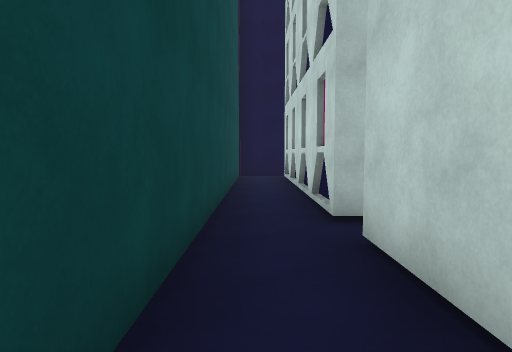
View 1 (above)

24 first-person views from a walk through a 3-D level made in the Unity game engine. The camera is 1.5 m above the floor, tilts 4° down and sees 75° across. The floor is counted in squares, 1.8 m on a side. Each view is taken from the middle of a square. On the plan, view 1 faces up. The plan holds only what a view shows up to about 11 squares ahead; the rest is blank. The place goes on beyond the plan. The player character is not drawn.

View 2
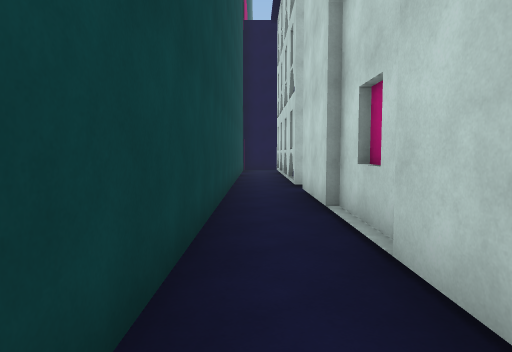

View 3
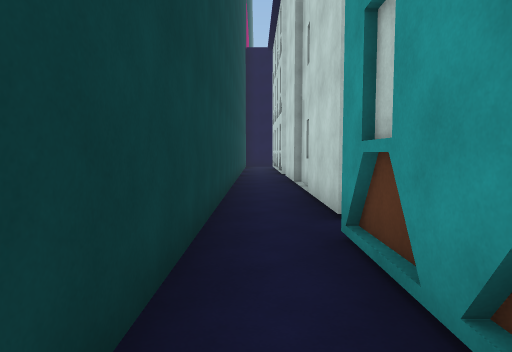

View 4
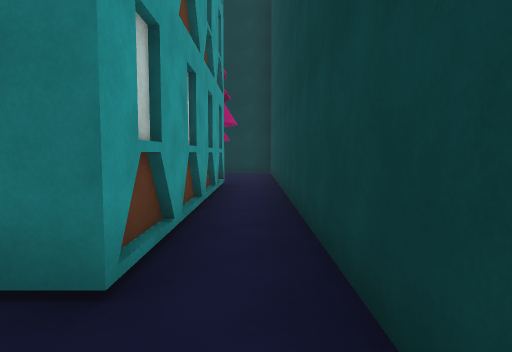

View 5
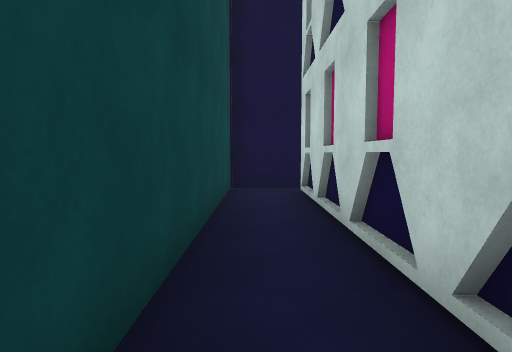

View 6
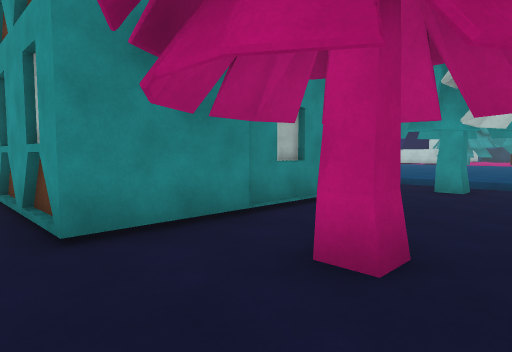

View 7
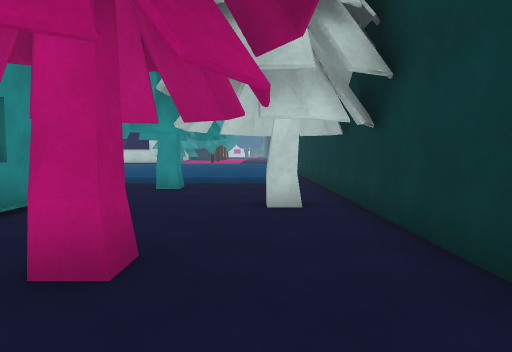

View 8
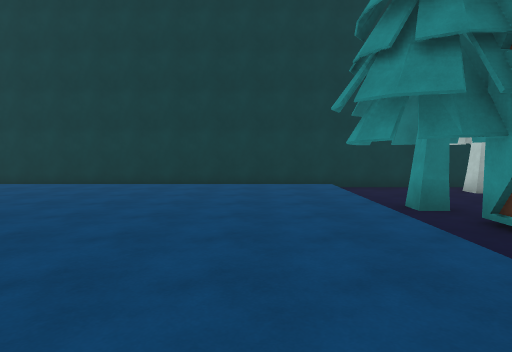

View 9
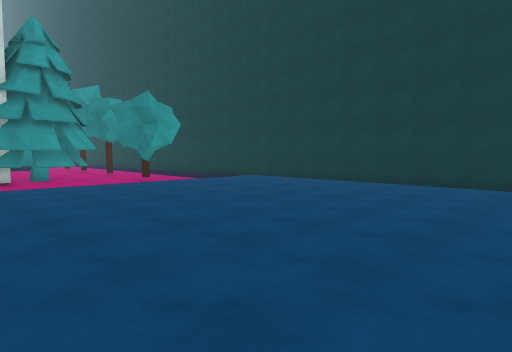

View 10
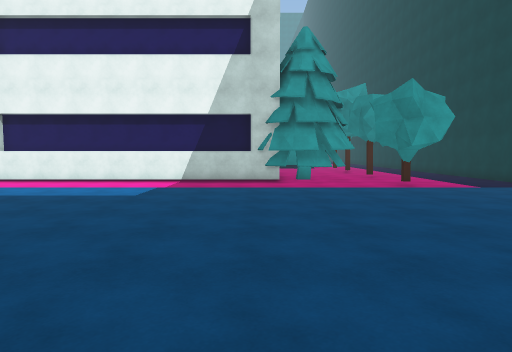

View 11
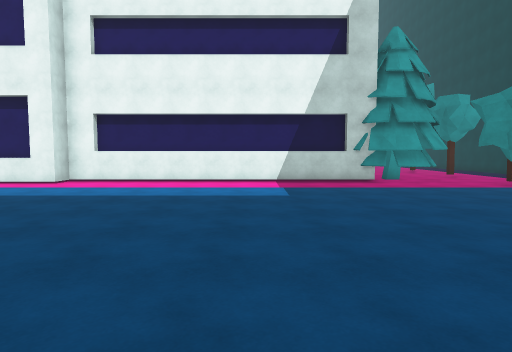

View 12
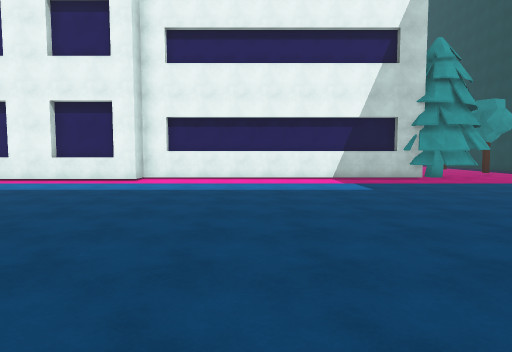

View 13
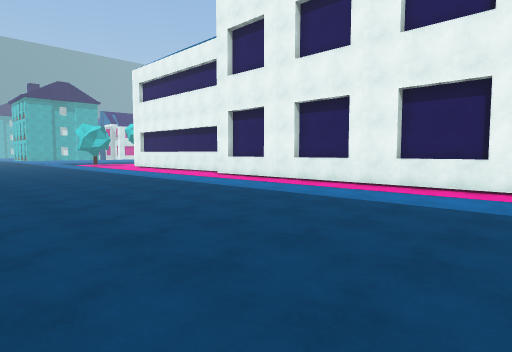

View 14
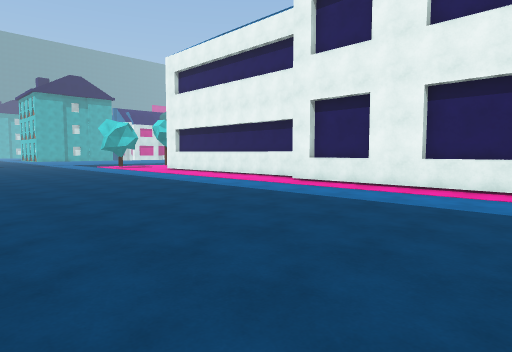

View 15
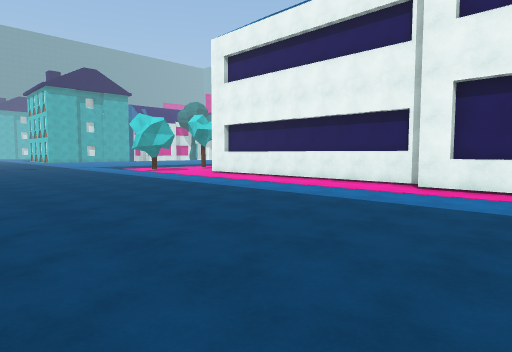

View 16
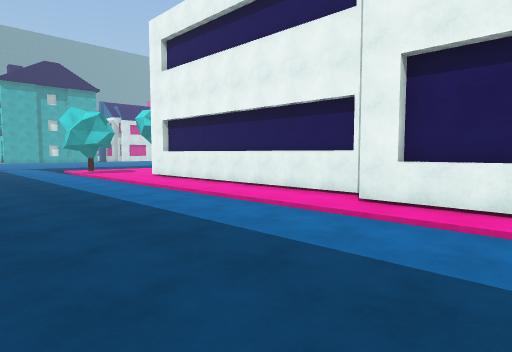

View 17
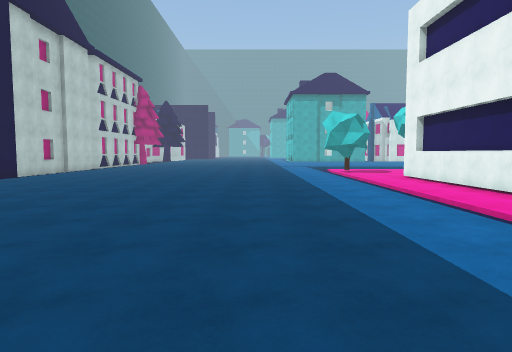

View 18
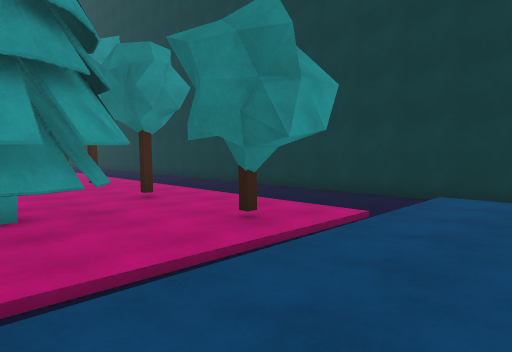

View 19
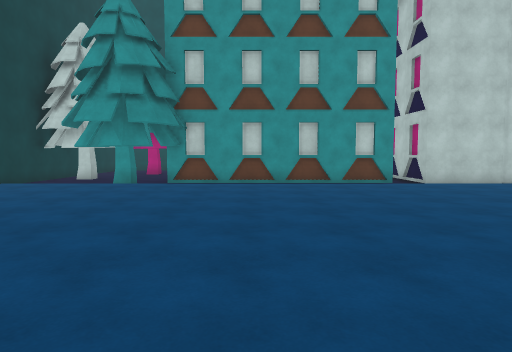

View 20
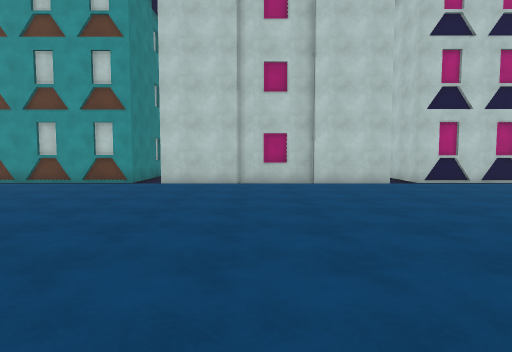

View 21
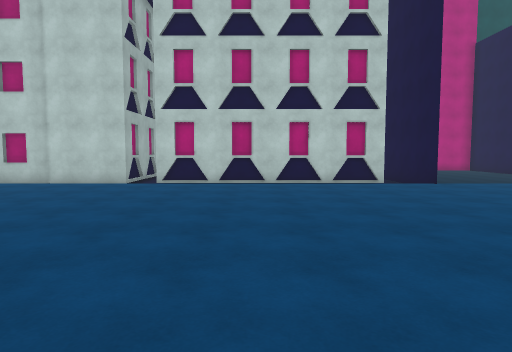

View 22
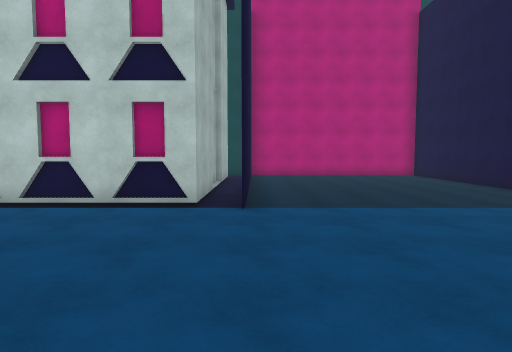

View 23
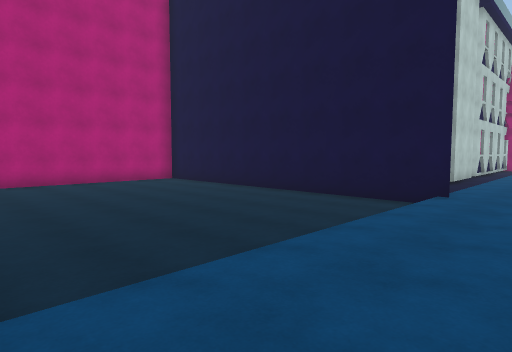

View 24
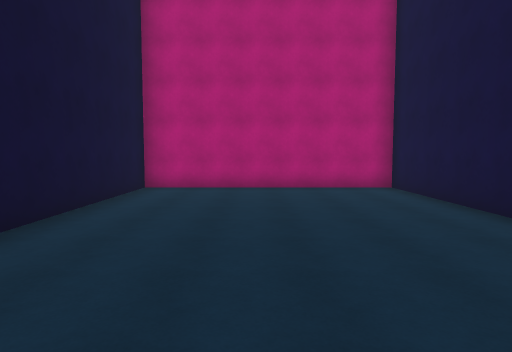

### Floor plan
Key: @ floor where view 1 was taken; # wall or solid block; . main floor; - floor 0.25 m lower than the main floor; / step, stairs or slope; O other object.
Columns run from 1 left of view 1 to 29 right of it. Each row starts with its distance up from view 1.
 19 ###OOOOOO##..........//.#
 18 #---------/..........//.#
 17 #---------/..........//.#
 16 #---------/........../..#
 15 #---------/........../..#
 14 #---------/........../..#
 13 #---------/........../..#
 12 ###########........../..#
 11 #-###  ##-/........../.##
 10 #-O     ##/........../.#
  9 #-#      #/........../.#
  8 #-#      #/........../.#
  7 #-#      #/........../.#
  6 #-#      #/........../.#
  5 #-#      #/........../.#
  4 #-#      #/........../.#
  3 #-#      #/........../.#
  2 #-#      #/........../.#
  1 #-#      #/........../.##
  0 #@#     # /........../..#
 -1 #-#     # /........../..#
 -2 #-#      #/........../..#
 -3 #-#      #/........../..#
 -4 #-#     ##/........../..#
 -5 #-#     #O/........../..#
 -6 #-#      O/........../..#
 -7 #-#      #/........../..#
 -8 #-#      #/........../..#
 -9 #-O      O/........../.O##
-10 #-#      #/........../.OOO
-11 #-O ###  O/........../..OO..
-12 #------ --/........../#.....#.
-13 #--------O/........../.........
-14 #--O------/..........//////////
-15  -----O---/........../--------
-16   --------////////////-------
-17    #########################

Positions as (right, up) in squares from view 1, and headings:
1: (0, 0), facing up
2: (0, -4), facing up
3: (0, -8), facing up
4: (0, -3), facing down
5: (0, 4), facing up
6: (0, -15), facing up-right
7: (0, -15), facing right
8: (11, -7), facing down
9: (11, -7), facing down-right
10: (12, -8), facing right
11: (12, -5), facing right
12: (11, -3), facing right
13: (13, 0), facing up-right
14: (13, 4), facing up-right
15: (13, 8), facing up-right
16: (16, 8), facing up-right
17: (17, 8), facing up
18: (18, -9), facing down-right
19: (18, -9), facing left
20: (18, -1), facing left
21: (18, 7), facing left
22: (14, 12), facing left
23: (11, 12), facing up-left
24: (9, 15), facing left
